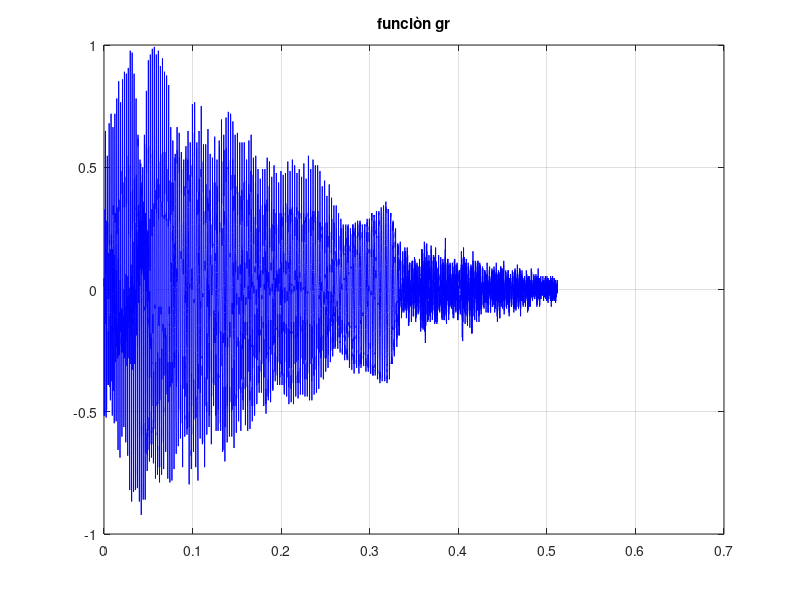
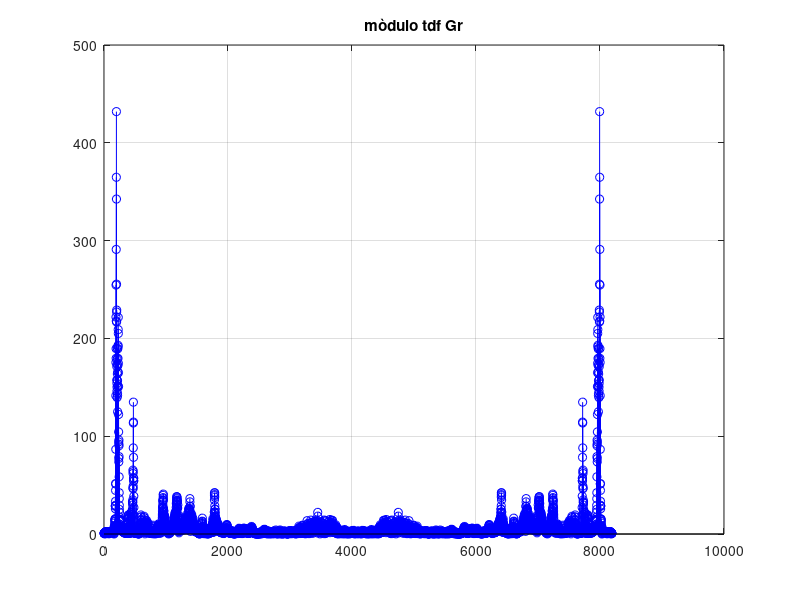
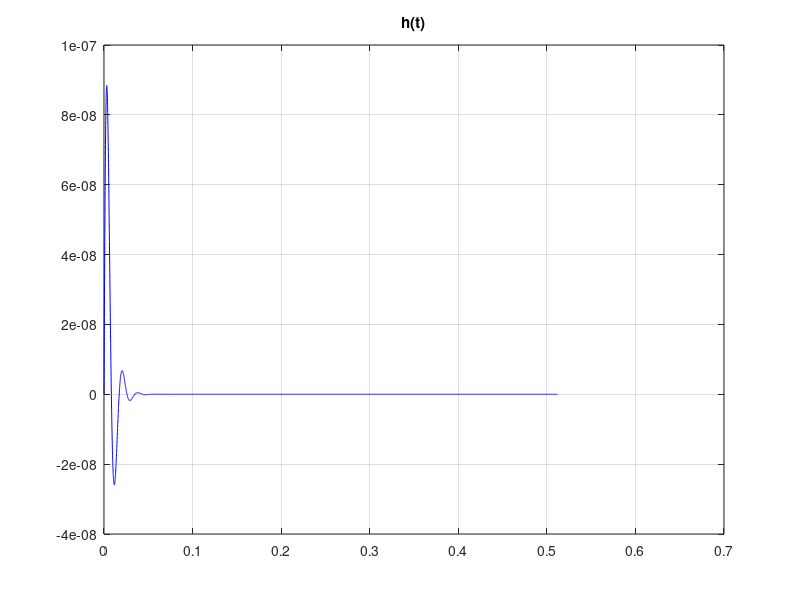
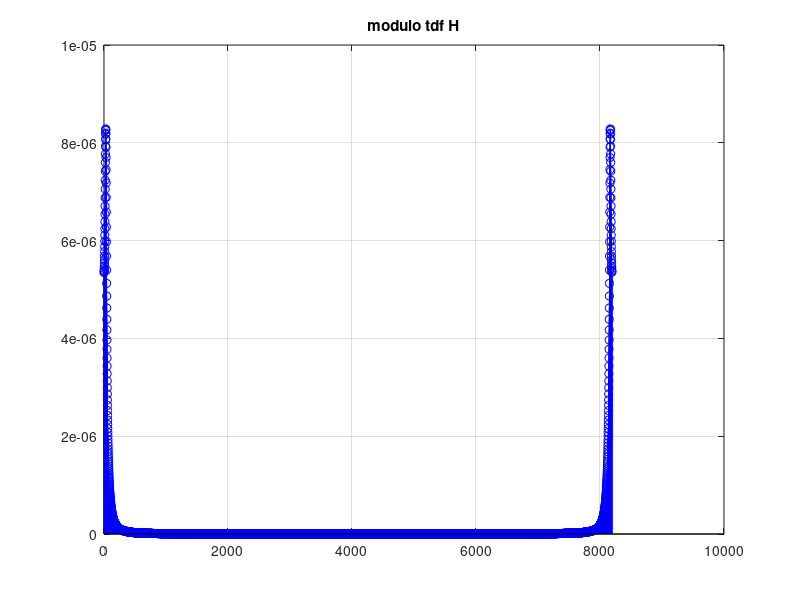

The MATLAB script that drew these images, in order:
function global3k10
    clc,clear

    fs=16000;
    gr = load("audiovoz02.txt", "-ascii");
    N = length(gr)

    % calculo Dt
    Dt = 1/fs


    t = zeros(1,N);

    for j=1: N-1
        t(j+1) = t(j) + Dt;
    endfor

    figure(1)
    plot(t,gr,'b')
    grid on
    title("funciòn gr")

    Gr = fft(gr,N);

    for k=1:N
        Gr_mod(k) = abs(Gr(k));
    endfor

    figure(2)
    stem(Gr_mod,'bo-')
    grid on
    title("mòdulo tdf Gr")

    Dw = 2 * pi / (N * Dt)

    % Mòdulo Gr; Adm y fm
    [Adm, k_max] = max(Gr_mod(2:N/2))
    fm = (k_max - 1) * (fs / N)



    % EDO
    zita = 0.4;
    wn = fm;

    f = @(y,g) [ y(2) + g ;
                -(wn)^2 * y(1) + -2*zita*wn*y(2) ;
                y(1) + (-wn * y(3))];

    y = zeros(3,N);
    k1 = zeros(3,1);
    g = zeros(1,N);
    g(1,1) = 1;
    h= zeros(1,N);
    for j=1 : N-1
        k1 = Dt * f( y(:,j) , g(j) );
        y(:,j+1) = y(:,j) + k1(:,1);
    endfor

    h = y(3,:);

    figure(3)
    plot(t,h,'b')
    grid on
    title("h(t)")

    % TDF de h

    H = fft(h, N);
    H_mod = abs(H);

    Ah = max(H_mod)

    figure(4)
    stem(H_mod,'bo-')
    grid on
    title("modulo tdf H")

    % TDF YF

    y2 = zeros(3,N);
    for j=1: N-1
        k1= Dt * f (y(:,j) , gr(j) );
        y2(:,j+1) = y2(:,j) + k1(:,1);
    endfor

    yf = y2(1,:);

    YF = fft(yf,N);
    YF_mod = abs(YF);

    Ay = max(YF_mod)






endfunction
